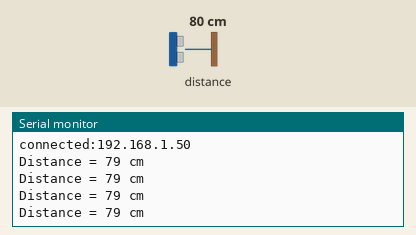
A sketch run on a simulated ESP8266 (NodeMCU). On the bench: the last lines printed to the serial monitor. Wiring (inferred from the names in the program): ultrasonic range finder: trigger D4; echo D3. The test bench sets the inputs (shaded band); at power-on: distance to the obstacle 80 cm. The echo pulse lasts 58.3 µs per cm; WiFi joins after 1.5 s; servers stay silent unless stated.

Above: at 2.7 s.
2.8 s: distance to the obstacle set to 2 cm
At 3.15 s:
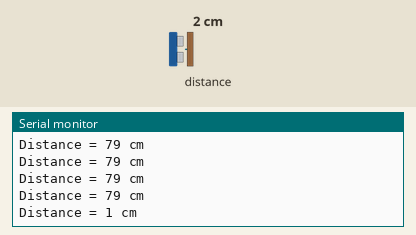
4.3 s: distance to the obstacle set to 4 cm
At 4.56 s:
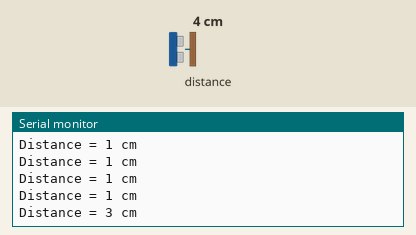
Timing chart, 0 to 7.3 s (numbered marks = the images above; inputs shaded):
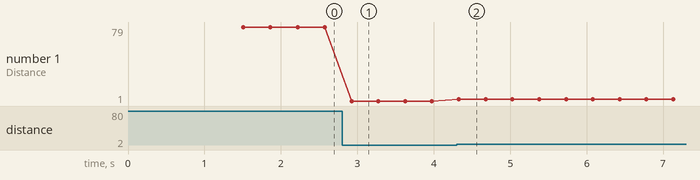

The sketch:

24May_Firebase_distanc_finder.ino
```cpp
#include <FirebaseArduino.h>
#include  <ESP8266WiFi.h>


#define FIREBASE_HOST "distance-finder-4933c.firebaseio.com"
#define WIFI_SSID "@nk@n"                            // Change the name of your WIFI
#define WIFI_PASSWORD "gunsnroses"                   // Change the password of your WIFI

const int trigP = D4;  //D4 of nodemcu
const int echoP = D3;  //D3 of nodemcu

long duration;
int distance;

void setup()
{
   Serial.begin(115200);        // Open serial channel at 115200 baud rate
   pinMode(trigP, OUTPUT);  // Sets the trigPin as an Output
   pinMode(echoP, INPUT);   // Sets the echoPin as an Input
   WiFi.begin(WIFI_SSID,WIFI_PASSWORD);
   Serial.print("connecting");
   while (WiFi.status()!=WL_CONNECTED)
   {
      Serial.print(".");
      delay(500);
   }
   Serial.println();
   Serial.print("connected:");
   Serial.println(WiFi.localIP());

   Firebase.begin(FIREBASE_HOST);
}

void loop()
{
  digitalWrite(trigP, LOW); // Makes trigPin low
  delayMicroseconds(2);       // 2 micro second delay

  digitalWrite(trigP, HIGH);// tigPin high
  delayMicroseconds(10);      // trigPin high for 10 micro seconds
  digitalWrite(trigP, LOW); // trigPin low

  duration = pulseIn(echoP, HIGH); //Read echo pin, time in microseconds
  distance= duration*0.034/2;        //Calculating actual/real distance
  String Value = String(distance)+ String(" cm");

  Serial.print("Distance = ");        //Output distance on arduino serial monitor
  Serial.println(Value);

  Firebase.setString("SensorValue",Value);
  delay(200);
}
```

Measured:
- after the input at 2.8 s, the serial monitor: prints a new line after 0.12 s (image 1)
- after the input at 4.3 s, the serial monitor: prints a new line at once (image 2)
- plotted number 1: 79 → 1 after the input at 2.8 s, 1 → 3 after the input at 4.3 s
